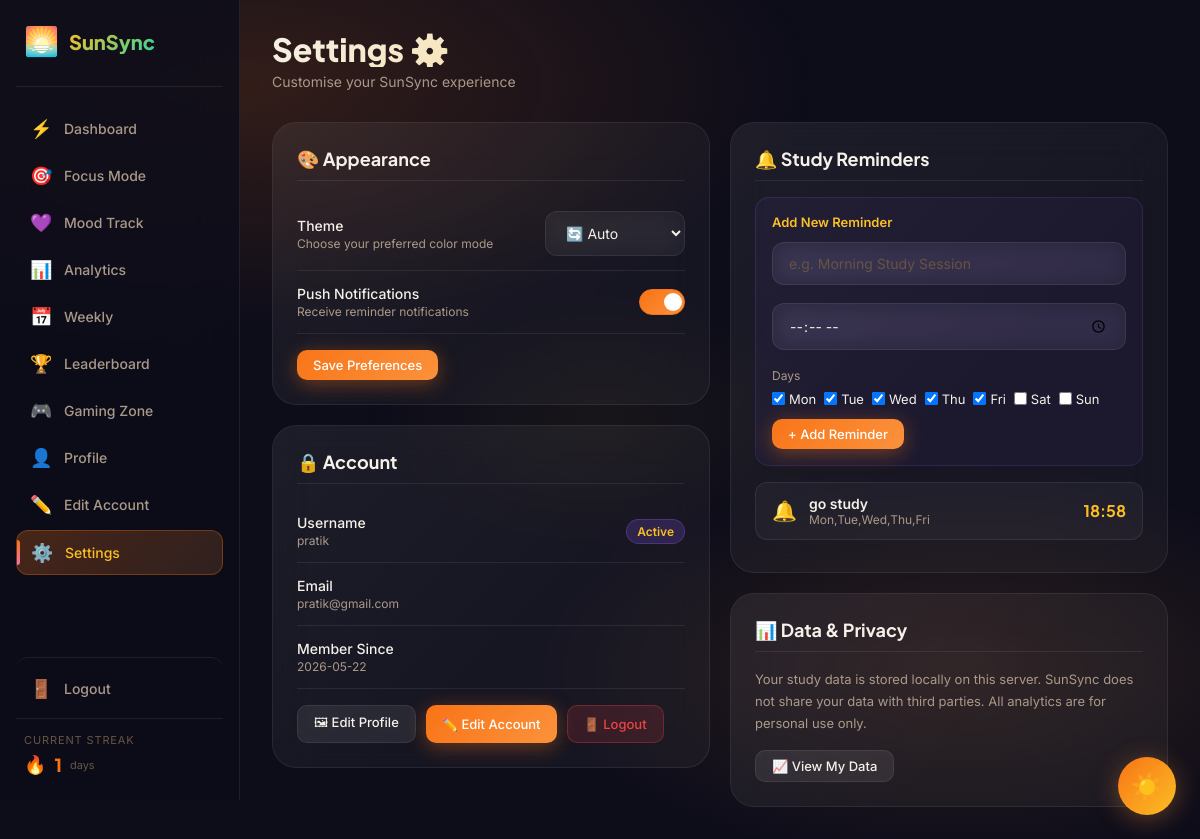
The app's page /settings (signed in) with its own data.
### tables this page shows
CREATE TABLE users (
            id              INTEGER PRIMARY KEY AUTOINCREMENT,
            username        TEXT UNIQUE NOT NULL,
            email           TEXT UNIQUE NOT NULL,
            password        TEXT NOT NULL,
            bio             TEXT DEFAULT '',
            avatar          TEXT DEFAULT '🎓',
            theme           TEXT DEFAULT 'auto',
            notifications   INTEGER DEFAULT 1,
            streak_count    INTEGER DEFAULT 0,
            total_study_time INTEGER DEFAULT 0,
            last_login      TEXT,
            created_at      TEXT DEFAULT (datetime('now'))
        , default_timer INTEGER DEFAULT 30);

CREATE TABLE reminders (
            id            INTEGER PRIMARY KEY AUTOINCREMENT,
            user_id       INTEGER NOT NULL,
            title         TEXT NOT NULL,
            reminder_time TEXT NOT NULL,
            days          TEXT DEFAULT 'Mon,Tue,Wed,Thu,Fri',
            active        INTEGER DEFAULT 1,
            FOREIGN KEY (user_id) REFERENCES users(id)
        );

### app.py (the view)
@app.route('/settings', methods=['GET', 'POST'])
def settings():
    if 'user_id' not in session:
        return redirect(url_for('login'))
    db  = get_db()
    uid = session['user_id']
    if request.method == 'POST':
        theme = request.form.get('theme', 'auto')
        notifs = 1 if request.form.get('notifications') else 0
        db.execute("UPDATE users SET theme = ?, notifications = ? WHERE id = ?", (theme, notifs, uid))
        db.commit()
        flash('Settings saved!', 'success')
    user = db.execute('SELECT * FROM users WHERE id = ?', (uid,)).fetchone()
    reminders = db.execute("SELECT * FROM reminders WHERE user_id = ?", (uid,)).fetchall()
    return render_template('settings.html', user=user, reminders=reminders)

### app.py (called while the page is built)
@app.teardown_appcontext
def close_connection(exception):
    from flask import g
    db = getattr(g, '_database', None)
    if db is not None:
        db.close()

@app.context_processor
def inject_globals():
    return dict(session=session, now=datetime.now())

### database.py (called while the page is built)
def get_db():
    from flask import current_app
    db = getattr(g, '_database', None)
    if db is None:
        db = g._database = sqlite3.connect(DATABASE)
        db.row_factory = sqlite3.Row
    return db

### templates/settings.html (shortened to what this page needs)
{% extends "base.html" %}
{% block content %}
<div class="page-header">
  <h1 class="page-title">Settings ⚙️</h1>
  <p class="page-subtitle">Customise your SunSync experience</p>
</div>
<div class="grid-2">
  <div>
    <div class="card animate-in" style="margin-bottom:20px">
      <div class="settings-title">🎨 Appearance</div>
      <form method="POST">
        <div class="toggle-row">
          <div>
            <div class="toggle-label">Theme</div>
            <div class="toggle-desc">Choose your preferred color mode</div>
          </div>
          <select class="form-select" name="theme" style="width:140px" onchange="applyTheme(this.value);localStorage.setItem('ms_theme',this.value)">
            <option value="auto"  {{ 'selected' if user.theme == 'auto' or not user.theme }}>🔄 Auto</option>
          </select>
        </div>
        <div class="toggle-row">
          <div>
            <div class="toggle-label">Push Notifications</div>
            <div class="toggle-desc">Receive reminder notifications</div>
          </div>
          <label class="toggle">
            <span class="toggle-slider"></span>
          </label>
        </div>
        <button type="submit" class="btn btn-primary btn-sm" style="margin-top:16px">Save Preferences</button>
      </form>
    </div>
    <div class="card animate-in">
      <div class="settings-title">🔒 Account</div>
      <div class="toggle-row">
        <div>
          <div class="toggle-label">Username</div>
          <div class="toggle-desc">{{ user.username }}</div>
        </div>
        <span class="badge badge-purple">Active</span>
      </div>
      <div class="toggle-row">
        <div>
          <div class="toggle-label">Email</div>
          <div class="toggle-desc">{{ user.email }}</div>
        </div>
      </div>
      <div class="toggle-row">
        <div>
          <div class="toggle-label">Member Since</div>
          <div class="toggle-desc">{{ user.created_at[:10] if user.created_at else '—' }}</div>
        </div>
      </div>
      <div style="margin-top:16px;display:flex;gap:10px;flex-wrap:wrap">
        <a href="{{ url_for('profile') }}"  class="btn btn-secondary btn-sm">🖼 Edit Profile</a>
        <a href="{{ url_for('account') }}"  class="btn btn-primary btn-sm">✏️ Edit Account</a>
        <a href="{{ url_for('logout') }}"   class="btn btn-danger btn-sm">🚪 Logout</a>
      </div>
    </div>
  </div>
  <div>
    <div class="card animate-in" style="margin-bottom:20px">
      <div class="settings-title">🔔 Study Reminders</div>
      <div style="background:rgba(139,92,246,.06);border:1px solid rgba(139,92,246,.15);border-radius:14px;padding:16px;margin-bottom:16px">
        <div style="font-size:13px;font-weight:600;margin-bottom:12px;color:var(--p3)">Add New Reminder</div>
        <div class="form-group">
          <input class="form-input" id="rem-title" placeholder="e.g. Morning Study Session"/>
        </div>
        <div class="form-group">
          <input class="form-input" id="rem-time" type="time"/>
        </div>
        <div style="margin-bottom:12px">
          <div style="font-size:12px;color:var(--text-muted);margin-bottom:8px">Days</div>
          <div style="display:flex;gap:8px;flex-wrap:wrap">
            {% for day in ['Mon','Tue','Wed','Thu','Fri','Sat','Sun'] %}
            <label style="display:flex;align-items:center;gap:4px;font-size:13px;cursor:pointer">
              <input type="checkbox" class="day-check" value="{{ day }}" {{ 'checked' if day not in ['Sat','Sun'] }}/> {{ day }}
            </label>
            {% endfor %}
          </div>
        </div>
        <button class="btn btn-primary btn-sm" onclick="addReminder()">+ Add Reminder</button>
      </div>
      {% if reminders %}
        {% for r in reminders %}
        <div class="reminder-item">
          <span style="font-size:20px">🔔</span>
          <div style="flex:1">
            <div style="font-weight:600;font-size:14px">{{ r.title }}</div>
            <div style="font-size:12px;color:var(--text-muted)">{{ r.days }}</div>
          </div>
          <div class="reminder-time">{{ r.reminder_time }}</div>
        </div>
        {% endfor %}
      {% else %}
        <div style="text-align:center;padding:20px;color:var(--text-dim);font-size:14px">
          No reminders set. Add one above!
        </div>
      {% endif %}
    </div>
    <div class="card animate-in">
      <div class="settings-title">📊 Data & Privacy</div>
      <div style="color:var(--text-muted);font-size:13px;line-height:1.7;margin-bottom:16px">
        Your study data is stored locally on this server. SunSync does not share your data with third parties. All analytics are for personal use only.
      </div>
      <div style="display:flex;gap:10px">
        <a href="{{ url_for('analytics') }}" class="btn btn-secondary btn-sm">📈 View My Data</a>
      </div>
    </div>
  </div>
</div>
{% endblock %}

### records on screen
users: username "pratik", email "pratik@gmail.com", created_at "2026-05-22"
reminders: title "go study", days "Mon,Tue,Wed,Thu,Fri", reminder_time "18:58"

### other values on screen
{{ day }} "Mon" "Tue" "Wed" "Thu" "Fri" "Sat" "Sun"
